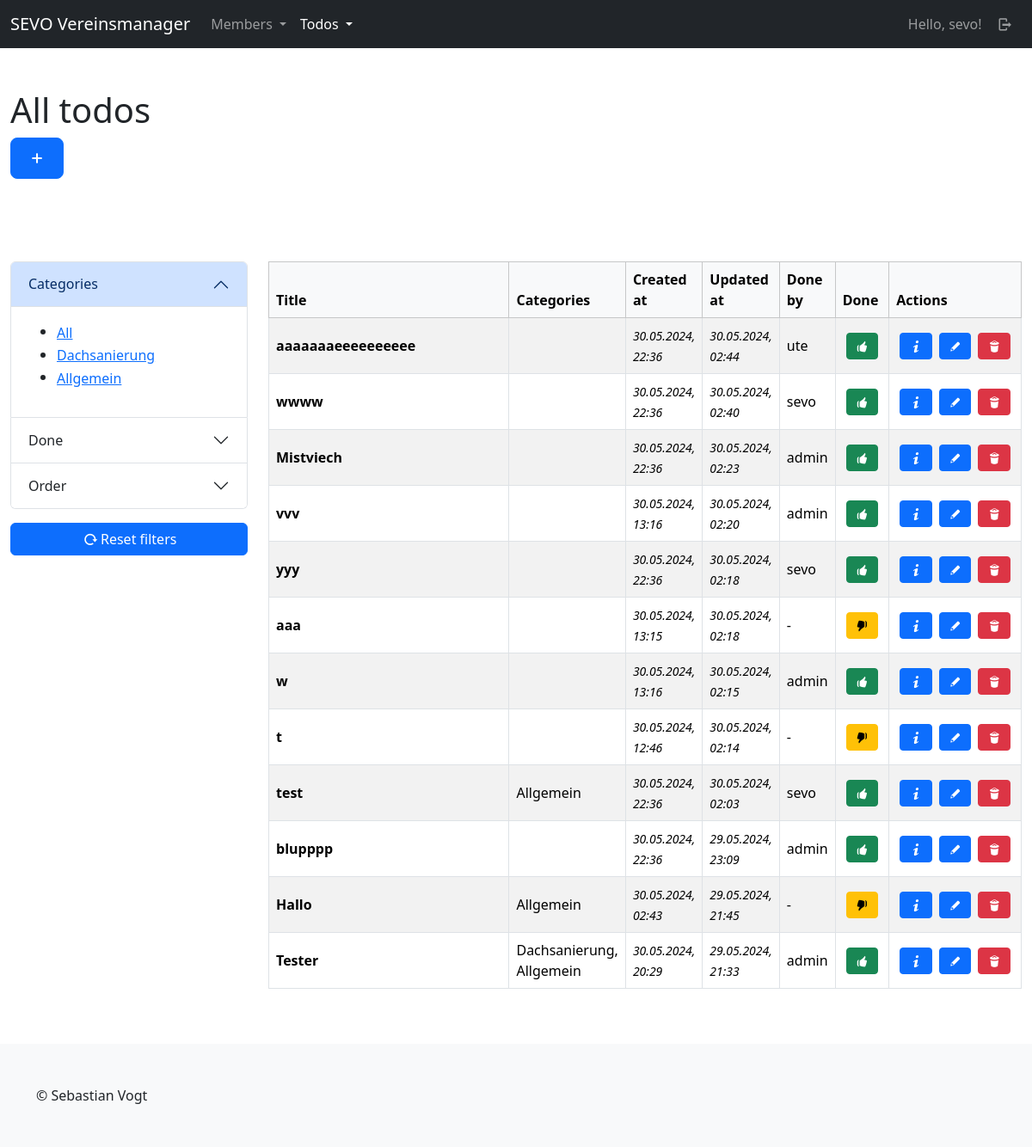
Page /tds/todos/ (signed in) on the committed database.
### todos/models.py (models this page shows, shortened)
class Category(models.Model):
    title = models.CharField(max_length=255, unique=True)
    created_at = models.DateTimeField(auto_now=True)
    updated_at = models.DateTimeField(auto_now_add=True)
    class Meta:
        ordering = ["-updated_at"]
        verbose_name_plural = "Categories"

class Todo(models.Model):
    user = models.ForeignKey(User, on_delete=models.CASCADE)
    title = models.CharField(max_length=255)
    content = tinymce_models.HTMLField()
    categories = models.ManyToManyField(Category, blank=True)
    done = models.BooleanField(default=False)
    done_by = models.ForeignKey(User, null=True, blank=True, on_delete=models.SET_NULL, related_name="doneuser")
    created_at = models.DateTimeField(auto_now=True)
    updated_at = models.DateTimeField(auto_now_add=True)
    def get_categories_str(self):
        categories = self.categories.all()
        categories_list = [category.title for category in categories]
        return ", ".join(categories_list)
    class Meta:
        ordering = ["-updated_at"]

### todos/views/todos.py (the view)
# urls.py: path("todos/", todos.index, name="todos-todo-index"),
@login_required(login_url="sevo-auth-login")
def index(request):
    todos = models.Todo.objects.all()
    categories = models.Category.objects.all()
    todos = filter.filter(request, todos)
    return render(request, "todos/todo/index.html", {
        "title": "All todos",
        "todos": todos,
        "categories": categories
    })

### todos/views/helper/filter.py (called while the page is built, shortened)
def filter(request, queryset):
    category_get = request.GET.get("category")
    done_get = request.GET.get("done")
    order_get = request.GET.get("order")
    qs = queryset
    if category_get != None and category_get != "all":
        qs = qs.filter(categories__id=int(category_get))
    if done_get != None and done_get != "all":
        if done_get == "true":
            qs = qs.filter(done=True)
        elif done_get == "false":
            qs = qs.filter(done=False)
    return qs

### todos/templates/todos/todo/index.html (shortened to what this page needs)
{% extends "base_sidebar.html" %}
{% load i18n %}
{% load static %}
{% block header %}
    <div class="container-fluid py-5">
        <div class="row">
            <div class="col-lg-12">
                <h1>{{ title }}</h1>
                <a class="btn btn-primary btn-lg" href="{% url "todos-todo-create" %}"><i class="demo-icon icon-plus"></i></a>
            </div>
        </div>
    </div>
{% endblock %}
{% block main %}
    {% if todos %}
        <div>
            {% include "todos/todo/partials/_list_table.html" %}
        </div>
    {% else %}
        <p>{% trans "No todos available." %}</p>
    {% endif %}
{%  endblock %}
{% block side %}
    <div id="filter-section">
        {% include "todos/todo/partials/_frontend_filter_accordion.html" %}
        <div class="mb-3">
            <a class="btn btn-primary w-100" href="{% url "todos-todo-index" %}"><i class="demo-icon icon-cw"></i>{% trans "Reset filters" %}</a>
        </div>
    </div>
{% endblock %}

### templates/partials/_navbar_drop_down.html (shortened to what this page needs)
{% load i18n %}
<nav class="navbar navbar-expand-lg navbar-dark bg-dark">
    <div class="container-fluid">
        <a class="navbar-brand" href="/">SEVO Vereinsmanager</a>
        <div class="collapse navbar-collapse" id="navbarContent">
            <ul class="navbar-nav me-auto mb-2 mb-lg-0">
                {% if user.is_authenticated %}
                <li class="nav-item dropdown">
                    <a class="nav-link dropdown-toggle {% if "mbrs" in request.path %} active{% endif %}"{% if "mbrs" in request.path %} aria-current="page"{% endif %} href="#" role="button" data-bs-toggle="dropdown" aria-expanded="false">
                      {% trans "Members" %}
                    </a>
                  </li>
                  <li class="nav-item dropdown">
                    <a class="nav-link dropdown-toggle {% if "tds" in request.path %} active{% endif %}"{% if "tds" in request.path %} aria-current="page"{% endif %} href="#" role="button" data-bs-toggle="dropdown" aria-expanded="false">
                      {% trans "Todos" %}
                    </a>
                  </li>
                {% endif %}
            </ul>
            <ul class="navbar-nav mb-2 mb-lg-0">
                {% if user.is_authenticated %}
                    <li class="nav-item">
                        <a class="nav-link" href="{% url "sevo-auth-user-detail" %}">{% trans "Hello" %}, {{ user }}!</a>
                    </li>
                    <li class="nav-item">
                        <a class="nav-link" href="{% url "sevo-auth-logout" %}"><i class="demo-icon icon-logout"></i></a>
                    </li>
                {% else %}
                    <li class="nav-item">
                        <a class="nav-link {% if "login" in request.path %} active{% endif %}"{% if "members" in request.path %} aria-current="page"{% endif %} href="{% url "sevo-auth-login" %}"><i class="demo-icon icon-user"></i></a>
                    </li>
                {% endif %}
            </ul>
        </div>
    </div>
</nav>

### todos/templates/todos/todo/partials/_filter_categories.html
{% load i18n %}
<ul>
    <li>
        <button class="btn btn-link p-0 text-start" data-filter-key="category" data-filter-value="all">{% trans "All" %}</button>
    </li>
    {% for category in categories %}
        <li>
            <button class="btn btn-link p-0 text-start" data-filter-key="category" data-filter-value={{ category.id }}>{{ category.title }}</button>
        </li>
    {% endfor %}
</ul>

### todos/templates/todos/todo/partials/_list_table.html
{% load i18n %}
<div class="table-responsive">
    <table class="table table-bordered align-middle table-striped">
        <thead class="table-light">
        <tr>
            <th scope="col">{% trans "Title" %}</th>
            <th scope="col">{% trans "Categories" %}</th>
            <th scope="col">{% trans "Created at" %}</th>
            <th scope="col">{% trans "Updated at" %}</th>
            <th scope="col">{% trans "Done by" %}</th>
            <th scope="col">{% trans "Done" %}</th>
            <th scope="col">{% trans "Actions" %}</th>
        </tr>
        </thead>
        <tbody>
            {% for todo in todos %}
                <tr>
                    <th scope="row" class="w-50">
                        {{ todo.title }}
                    </th>
                    <td class="w-auto">{{ todo.get_categories_str }}</td>
                    <td class="w-auto"><time><small><i>{{ todo.created_at|date:"d.m.Y, H:i" }}</i></small></time></td>
                    <td class="w-auto"><time><small><i>{{ todo.updated_at|date:"d.m.Y, H:i" }}</i></small></time></td>
                    <td class="w-auto">
                        {% if todo.done_by %}
                        {{ todo.done_by.username }}
                        {% else %}
                            -
                        {% endif %}
                    </td>
                    <td class="w-auto">
                        <a class="btn btn-lg btn-{% if todo.done %}success{% else %}warning{% endif %} btn-sm d-block m-1" href="{% url "todos-todo-done" id=todo.id %}">
                            {% if todo.done %}
                                <i class="demo-icon icon-thumbs-up"></i>
                            {% else %}
                                <i class="demo-icon icon-thumbs-down"></i>
                            {% endif %}
                        </a>
                    </td>
                    <td class="w-auto">
                        <div class="d-flex justify-content-start align-content-center">
                            <a class="btn btn-primary btn-sm d-block m-1" href="{% url "todos-todo-detail" id=todo.id %}"><i class="demo-icon icon-info"></i></a>
                            <a class="btn btn-primary btn-sm d-block m-1" href="{% url "todos-todo-update" id=todo.id %}"><i class="demo-icon icon-pencil"></i></a>
                            <a class="btn btn-danger btn-sm d-block m-1" href="{% url "todos-todo-delete" id=todo.id %}"><i class="demo-icon icon-trash"></i></a>
                        </div>
                    </td>
                </tr>
            {% endfor %}
        </tbody>
    </table>
</div>

### rows in the picture
Category: {{ category.id }} 4 (drawn), title "Dachsanierung"
Category: {{ category.id }} 1 (drawn), title "Allgemein"
Todo: title "aaaaaaaeeeeeeeeee", created_at "30.05.2024, 22:36", updated_at "30.05.2024, 02:44", done_by.username "ute", done True (drawn)
Todo: title "wwww", created_at "30.05.2024, 22:36", updated_at "30.05.2024, 02:40", done_by.username "sevo", done True (drawn)
Todo: title "Mistviech", created_at "30.05.2024, 22:36", updated_at "30.05.2024, 02:23", done_by.username "admin", done True (drawn)
Todo: title "vvv", created_at "30.05.2024, 13:16", updated_at "30.05.2024, 02:20", done_by.username "admin", done True (drawn)
Todo: title "yyy", created_at "30.05.2024, 22:36", updated_at "30.05.2024, 02:18", done_by.username "sevo", done True (drawn)
Todo: title "aaa", created_at "30.05.2024, 13:15", updated_at "30.05.2024, 02:18", done False (drawn)
Todo: title "w", created_at "30.05.2024, 13:16", updated_at "30.05.2024, 02:15", done_by.username "admin", done True (drawn)
Todo: title "t", created_at "30.05.2024, 12:46", updated_at "30.05.2024, 02:14", done False (drawn)
Todo: title "test", get_categories_str "Allgemein", created_at "30.05.2024, 22:36", updated_at "30.05.2024, 02:03", done_by.username "sevo", done True (drawn)
Todo: title "blupppp", created_at "30.05.2024, 22:36", updated_at "29.05.2024, 23:09", done_by.username "admin", done True (drawn)
Todo: title "Hallo", get_categories_str "Allgemein", created_at "30.05.2024, 02:43", updated_at "29.05.2024, 21:45", done False (drawn)
Todo: title "Tester", get_categories_str "Dachsanierung, Allgemein", created_at "30.05.2024, 20:29", updated_at "29.05.2024, 21:33", done_by.username "admin", done True (drawn)

### other values in the picture
{{ user }} "sevo"
{{ title }} "All todos"
